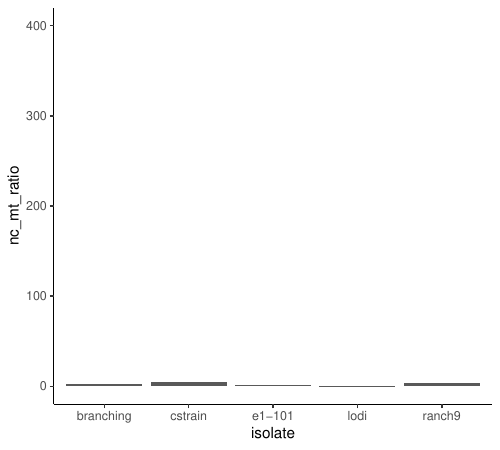

R code for this plot:
if (!require("ggplot2")){ 
        install.packages("ggplot2") 
} 
library(ggplot2)


getCov <- function(tab, prefix){
	
	outliers = quantile(tab$cov, probs = c(0.01, 0.99))

	tab_filt = subset(tab, cov > outliers['1%'] & cov < outliers['99%'])
	nc_cov = median(tab_filt$cov)

	mt_cov = subset(tab, chr=='MT880588.1')$cov

	mt_nc_ratio = mt_cov/nc_cov

	return(c(prefix, nc_cov, mt_cov, mt_nc_ratio))
}


filenames = list.files("../mt_genome_coverage", pattern="*.regions.bed$", full.names=T)

# initializing an empty variable
tab = NULL

# for each file, read table and combine with initialized variable
for(filename in filenames){
   prefix = strsplit(filename, split="/")[[1]]
   prefix = prefix[length(prefix)]
   prefix = strsplit(prefix, split="\\.")[[1]][1]

   aux = read.table(filename, sep='\t', col.names=c("chr", "start", "end", "cov") )
   aux = getCov(aux, prefix)
   tab = rbind(tab, aux)
   }

colnames(tab) = c("isolate", "nc_cov", "mt_cov", "nc_mt_ratio")
tab = as.data.frame(tab)
tab$nc_mt_ratio = as.numeric( tab$nc_mt_ratio )

pdf("predicted_mt_copynumber.pdf", width = 5, height = 4.5)
ggplot(tab, aes(x=isolate, y=nc_mt_ratio)) + 
   geom_bar(stat="identity") + 
   theme_classic() +
   coord_cartesian(ylim = c(0, 400))
dev.off()
